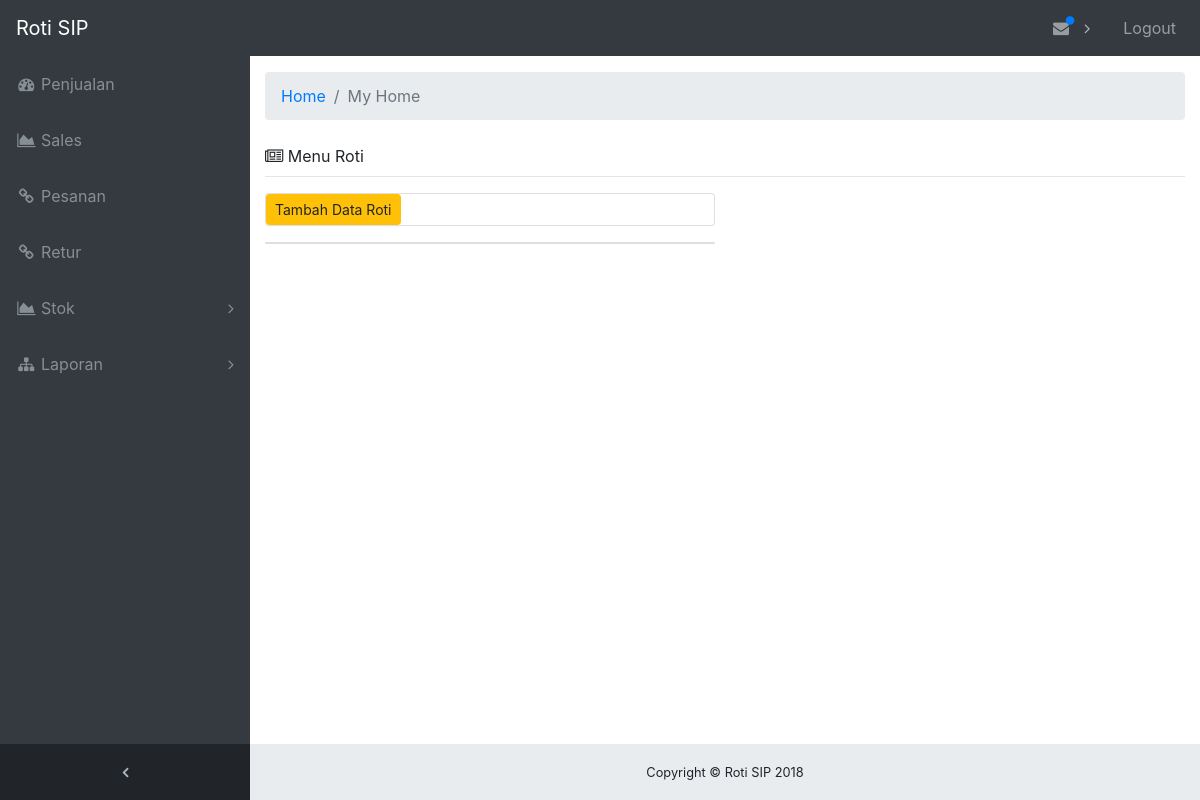
The app's page /index.php/login/Home, older data.
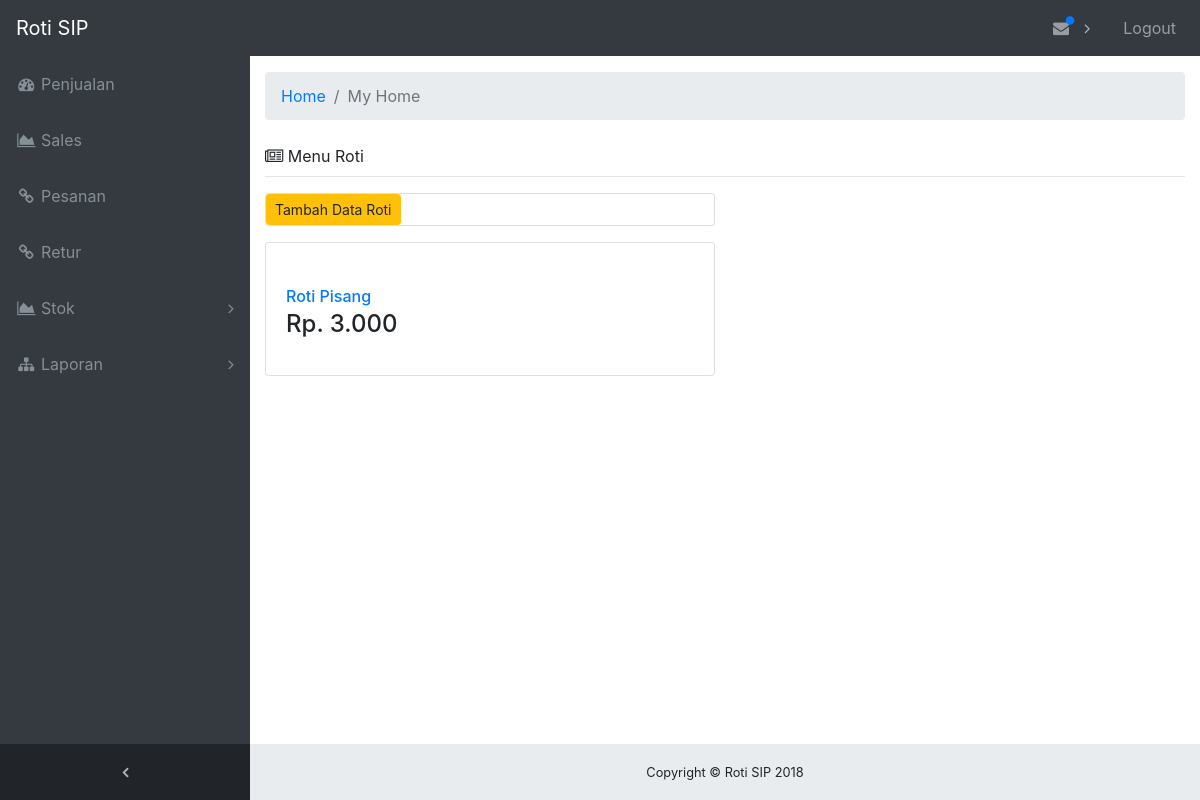
The same page, newer data.
### tables this page shows
CREATE TABLE `tabel_roti` (
  `id_roti` int(10) NOT NULL,
  `nama_roti` varchar(30) NOT NULL,
  `harga` int(6) NOT NULL,
  `gambar` varchar(50) NOT NULL
);

### application/controllers/Login.php (called while the page is built, shortened)
<?php
class Login extends CI_Controller{
	public function __construct(){
		$this->load->model('Login_model');
		$this->load->model('Produk_model');
		$this->load->library('session');
		$this->load->helper('url');
	}
	function Home(){
		$data['produk'] = $this->Produk_model->data();
		$this->load->view('Home_view', $data);
	}
}
?>

### index.php (called while the page is built, shortened)
<?php
require_once BASEPATH.'core/CodeIgniter.php';

### application/models/Produk_model.php (called while the page is built, shortened)
<?php
class Produk_model extends CI_Model {
  public function data(){
   $this->db->select('*');
   $this->db->from('tabel_roti');
   $data = $this->db->get();
   return $data->result();
 }
}
?>

### application/views/Home_view.php (the view, shortened to what the changed rows need)
<!DOCTYPE html>
<html lang="en">
<head>
  <link href="<?php echo base_url ('assets/vendor/bootstrap/css/bootstrap.min.css'); ?>" rel="stylesheet">
  <link href="<?php echo base_url ('assets/vendor/font-awesome/css/font-awesome.min.css');?>" rel="stylesheet" type="text/css">
  <link href="<?php echo base_url ('assets/vendor/datatables/dataTables.bootstrap4.css');?>" rel="stylesheet">
  <link href="<?php echo base_url ('assets/css/sb-admin.css');?>" rel="stylesheet">
</head>
<body class="fixed-nav sticky-footer bg-dark" id="page-top">
  <div class="content-wrapper">
    <div class="container-fluid">
          <div class="card-columns">
            <div class="card mb-3" >
                <a href="<?php echo base_url();?>produk/input/" class="btn btn-sm btn-warning"><i class="glyphicon glyphicon-pencil"></i> Tambah Data Roti</a>
            </div>
            <div class="card mb-3">
           <?php
           foreach($produk as $p){
            ?>
              <div class="card-body">
                <h6 class="card-title mb-1"><a href="#"><?php echo $p->nama_roti ?></a></h6>
                <h4>Rp. <?php echo number_format($p->harga,0,",","."); ?></h4>
              </div>
          <?php } ?>
           </div>
    <footer class="sticky-footer">
      <div class="container">
      </div>
    </footer>
  </div>
</body>
</html>

Row changes from the older to the newer data that the page shows:
added tabel_roti: nama_roti "Roti Pisang", harga "3.000"
